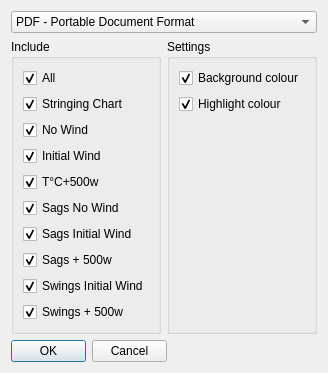
<?xml version="1.0" encoding="UTF-8"?>
<ui version="4.0">
 <class>ExportOutputSettings</class>
 <widget class="QDialog" name="ExportOutputSettings">
  <property name="geometry">
   <rect>
    <x>0</x>
    <y>0</y>
    <width>324</width>
    <height>359</height>
   </rect>
  </property>
  <property name="minimumSize">
   <size>
    <width>0</width>
    <height>0</height>
   </size>
  </property>
  <property name="maximumSize">
   <size>
    <width>16777215</width>
    <height>359</height>
   </size>
  </property>
  <property name="windowTitle">
   <string>Dialog</string>
  </property>
  <layout class="QGridLayout" name="gridLayout_3">
   <item row="0" column="0" colspan="3">
    <widget class="QComboBox" name="filetypeCB">
     <item>
      <property name="text">
       <string>PDF - Portable Document Format</string>
      </property>
     </item>
     <item>
      <property name="text">
       <string>XLSX - Microsoft Excel Worksheet</string>
      </property>
     </item>
     <item>
      <property name="text">
       <string>XLS - Microsoft Excel 97-2003 Worksheet</string>
      </property>
     </item>
    </widget>
   </item>
   <item row="1" column="0">
    <widget class="QGroupBox" name="groupBox">
     <property name="sizePolicy">
      <sizepolicy hsizetype="Expanding" vsizetype="Preferred">
       <horstretch>0</horstretch>
       <verstretch>0</verstretch>
      </sizepolicy>
     </property>
     <property name="minimumSize">
      <size>
       <width>150</width>
       <height>0</height>
      </size>
     </property>
     <property name="title">
      <string>Include</string>
     </property>
     <layout class="QGridLayout" name="gridLayout">
      <item row="0" column="0">
       <widget class="QCheckBox" name="allCB">
        <property name="text">
         <string>All</string>
        </property>
        <property name="checked">
         <bool>true</bool>
        </property>
       </widget>
      </item>
      <item row="1" column="0">
       <widget class="QCheckBox" name="stringingChartCB">
        <property name="text">
         <string>Stringing Chart</string>
        </property>
        <property name="checked">
         <bool>true</bool>
        </property>
       </widget>
      </item>
      <item row="2" column="0">
       <widget class="QCheckBox" name="noWindCB">
        <property name="text">
         <string>No Wind</string>
        </property>
        <property name="checked">
         <bool>true</bool>
        </property>
       </widget>
      </item>
      <item row="3" column="0">
       <widget class="QCheckBox" name="initWindCB">
        <property name="text">
         <string>Initial Wind</string>
        </property>
        <property name="checked">
         <bool>true</bool>
        </property>
       </widget>
      </item>
      <item row="4" column="0">
       <widget class="QCheckBox" name="T500CB">
        <property name="text">
         <string>T°C+500w</string>
        </property>
        <property name="checked">
         <bool>true</bool>
        </property>
       </widget>
      </item>
      <item row="5" column="0">
       <widget class="QCheckBox" name="sagsNoWindCB">
        <property name="text">
         <string>Sags No Wind</string>
        </property>
        <property name="checked">
         <bool>true</bool>
        </property>
       </widget>
      </item>
      <item row="6" column="0">
       <widget class="QCheckBox" name="sagsInitWindCB">
        <property name="text">
         <string>Sags Initial Wind</string>
        </property>
        <property name="checked">
         <bool>true</bool>
        </property>
       </widget>
      </item>
      <item row="7" column="0">
       <widget class="QCheckBox" name="sagsT500CB">
        <property name="text">
         <string>Sags + 500w</string>
        </property>
        <property name="checked">
         <bool>true</bool>
        </property>
       </widget>
      </item>
      <item row="8" column="0">
       <widget class="QCheckBox" name="swingsInitWindCB">
        <property name="text">
         <string>Swings Initial Wind</string>
        </property>
        <property name="checked">
         <bool>true</bool>
        </property>
       </widget>
      </item>
      <item row="9" column="0">
       <widget class="QCheckBox" name="swingsT500CB">
        <property name="text">
         <string>Swings + 500w</string>
        </property>
        <property name="checked">
         <bool>true</bool>
        </property>
       </widget>
      </item>
     </layout>
    </widget>
   </item>
   <item row="1" column="1" colspan="2">
    <widget class="QGroupBox" name="groupBox_2">
     <property name="sizePolicy">
      <sizepolicy hsizetype="Expanding" vsizetype="Preferred">
       <horstretch>0</horstretch>
       <verstretch>0</verstretch>
      </sizepolicy>
     </property>
     <property name="minimumSize">
      <size>
       <width>150</width>
       <height>0</height>
      </size>
     </property>
     <property name="title">
      <string>Settings</string>
     </property>
     <layout class="QGridLayout" name="gridLayout_2">
      <item row="1" column="0">
       <widget class="QCheckBox" name="highlightColourCB">
        <property name="text">
         <string>Highlight colour</string>
        </property>
        <property name="checked">
         <bool>true</bool>
        </property>
       </widget>
      </item>
      <item row="0" column="0">
       <widget class="QCheckBox" name="backgroundColourCB">
        <property name="text">
         <string>Background colour</string>
        </property>
        <property name="checked">
         <bool>true</bool>
        </property>
       </widget>
      </item>
      <item row="2" column="0">
       <spacer name="verticalSpacer">
        <property name="orientation">
         <enum>Qt::Vertical</enum>
        </property>
        <property name="sizeHint" stdset="0">
         <size>
          <width>20</width>
          <height>204</height>
         </size>
        </property>
       </spacer>
      </item>
     </layout>
    </widget>
   </item>
   <item row="2" column="0" colspan="2">
    <widget class="QDialogButtonBox" name="okCancelPB">
     <property name="sizePolicy">
      <sizepolicy hsizetype="Fixed" vsizetype="Fixed">
       <horstretch>0</horstretch>
       <verstretch>0</verstretch>
      </sizepolicy>
     </property>
     <property name="minimumSize">
      <size>
       <width>156</width>
       <height>0</height>
      </size>
     </property>
     <property name="standardButtons">
      <set>QDialogButtonBox::Cancel|QDialogButtonBox::Ok</set>
     </property>
    </widget>
   </item>
   <item row="2" column="2">
    <spacer name="horizontalSpacer">
     <property name="orientation">
      <enum>Qt::Horizontal</enum>
     </property>
     <property name="sizeHint" stdset="0">
      <size>
       <width>167</width>
       <height>20</height>
      </size>
     </property>
    </spacer>
   </item>
  </layout>
 </widget>
 <tabstops>
  <tabstop>filetypeCB</tabstop>
  <tabstop>okCancelPB</tabstop>
  <tabstop>allCB</tabstop>
  <tabstop>stringingChartCB</tabstop>
  <tabstop>noWindCB</tabstop>
  <tabstop>initWindCB</tabstop>
  <tabstop>T500CB</tabstop>
  <tabstop>sagsNoWindCB</tabstop>
  <tabstop>sagsInitWindCB</tabstop>
  <tabstop>sagsT500CB</tabstop>
  <tabstop>swingsInitWindCB</tabstop>
  <tabstop>swingsT500CB</tabstop>
  <tabstop>backgroundColourCB</tabstop>
  <tabstop>highlightColourCB</tabstop>
 </tabstops>
 <resources/>
 <connections/>
</ui>
